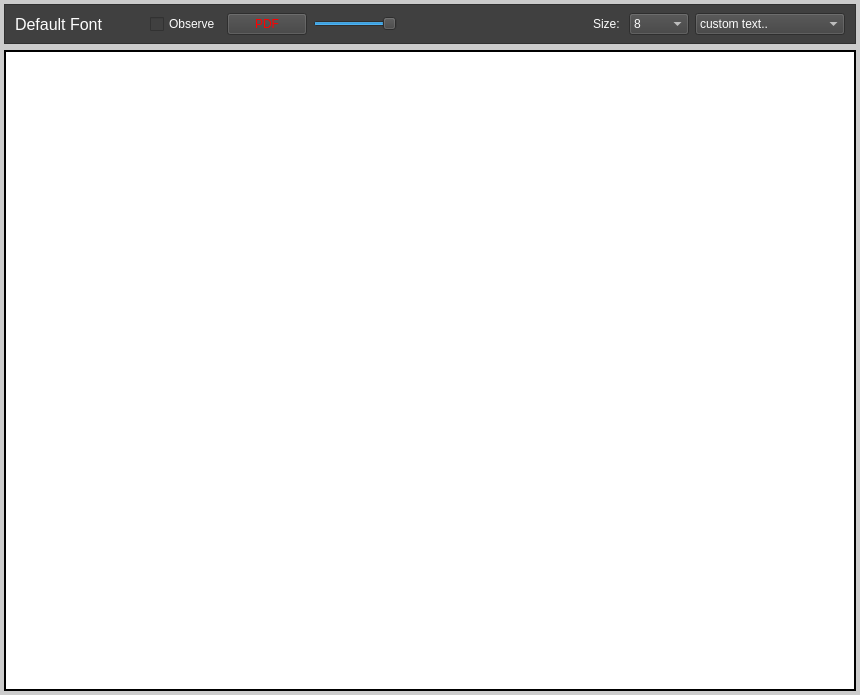
<?xml version="1.0" encoding="UTF-8"?>
<ui version="4.0">
 <class>MainWindow</class>
 <widget class="QMainWindow" name="MainWindow">
  <property name="geometry">
   <rect>
    <x>0</x>
    <y>0</y>
    <width>860</width>
    <height>695</height>
   </rect>
  </property>
  <property name="font">
   <font/>
  </property>
  <property name="windowTitle">
   <string>Typo Viewer</string>
  </property>
  <property name="windowIcon">
   <iconset resource="../resources/icons_db.qrc">
    <normaloff>:/app.png</normaloff>:/app.png</iconset>
  </property>
  <property name="windowOpacity">
   <double>0.999999000000000</double>
  </property>
  <property name="layoutDirection">
   <enum>Qt::LeftToRight</enum>
  </property>
  <property name="styleSheet">
   <string notr="true">background-color:#cccccc;</string>
  </property>
  <widget class="QWidget" name="centralwidget">
   <layout class="QVBoxLayout" name="verticalLayout">
    <property name="leftMargin">
     <number>4</number>
    </property>
    <property name="topMargin">
     <number>4</number>
    </property>
    <property name="rightMargin">
     <number>4</number>
    </property>
    <property name="bottomMargin">
     <number>4</number>
    </property>
    <item>
     <widget class="QFrame" name="frame">
      <property name="sizePolicy">
       <sizepolicy hsizetype="Preferred" vsizetype="Fixed">
        <horstretch>0</horstretch>
        <verstretch>0</verstretch>
       </sizepolicy>
      </property>
      <property name="minimumSize">
       <size>
        <width>0</width>
        <height>40</height>
       </size>
      </property>
      <property name="maximumSize">
       <size>
        <width>16777215</width>
        <height>40</height>
       </size>
      </property>
      <property name="baseSize">
       <size>
        <width>0</width>
        <height>0</height>
       </size>
      </property>
      <property name="styleSheet">
       <string notr="true">background-color:#404040;font:#fcfcfc;</string>
      </property>
      <property name="frameShape">
       <enum>QFrame::StyledPanel</enum>
      </property>
      <property name="frameShadow">
       <enum>QFrame::Raised</enum>
      </property>
      <layout class="QHBoxLayout" name="horizontalLayout_2">
       <property name="leftMargin">
        <number>10</number>
       </property>
       <property name="topMargin">
        <number>0</number>
       </property>
       <property name="rightMargin">
        <number>10</number>
       </property>
       <property name="bottomMargin">
        <number>0</number>
       </property>
       <item>
        <layout class="QHBoxLayout" name="horizontalLayout">
         <item>
          <widget class="QLabel" name="lblActiveFont">
           <property name="font">
            <font>
             <pointsize>12</pointsize>
            </font>
           </property>
           <property name="styleSheet">
            <string notr="true">color:#fcfcfc;</string>
           </property>
           <property name="text">
            <string>Default Font</string>
           </property>
          </widget>
         </item>
         <item>
          <spacer name="horizontalSpacer_2">
           <property name="orientation">
            <enum>Qt::Horizontal</enum>
           </property>
           <property name="sizeType">
            <enum>QSizePolicy::Fixed</enum>
           </property>
           <property name="sizeHint" stdset="0">
            <size>
             <width>40</width>
             <height>20</height>
            </size>
           </property>
          </spacer>
         </item>
         <item>
          <widget class="QCheckBox" name="chkObserve">
           <property name="styleSheet">
            <string notr="true">color:#fcfcfc;</string>
           </property>
           <property name="text">
            <string>Observe</string>
           </property>
          </widget>
         </item>
         <item>
          <widget class="QPushButton" name="btnPdbExport">
           <property name="styleSheet">
            <string notr="true">color:#ff0000;</string>
           </property>
           <property name="text">
            <string>PDF</string>
           </property>
          </widget>
         </item>
         <item>
          <widget class="QSlider" name="sldTrans">
           <property name="sizePolicy">
            <sizepolicy hsizetype="Maximum" vsizetype="Fixed">
             <horstretch>0</horstretch>
             <verstretch>0</verstretch>
            </sizepolicy>
           </property>
           <property name="minimum">
            <number>40</number>
           </property>
           <property name="maximum">
            <number>100</number>
           </property>
           <property name="singleStep">
            <number>1</number>
           </property>
           <property name="value">
            <number>100</number>
           </property>
           <property name="orientation">
            <enum>Qt::Horizontal</enum>
           </property>
          </widget>
         </item>
         <item>
          <spacer name="horizontalSpacer">
           <property name="orientation">
            <enum>Qt::Horizontal</enum>
           </property>
           <property name="sizeHint" stdset="0">
            <size>
             <width>40</width>
             <height>20</height>
            </size>
           </property>
          </spacer>
         </item>
         <item>
          <widget class="QLabel" name="lblFontSize">
           <property name="styleSheet">
            <string notr="true">color:#fcfcfc;</string>
           </property>
           <property name="text">
            <string>Size: </string>
           </property>
          </widget>
         </item>
         <item>
          <widget class="QComboBox" name="cmbFontSize">
           <property name="minimumSize">
            <size>
             <width>60</width>
             <height>0</height>
            </size>
           </property>
           <property name="styleSheet">
            <string notr="true">color:#fcfcfc;</string>
           </property>
           <item>
            <property name="text">
             <string>8</string>
            </property>
           </item>
           <item>
            <property name="text">
             <string>9</string>
            </property>
           </item>
           <item>
            <property name="text">
             <string>12</string>
            </property>
           </item>
           <item>
            <property name="text">
             <string>18</string>
            </property>
           </item>
           <item>
            <property name="text">
             <string>36</string>
            </property>
           </item>
           <item>
            <property name="text">
             <string>48</string>
            </property>
           </item>
           <item>
            <property name="text">
             <string>64</string>
            </property>
           </item>
           <item>
            <property name="text">
             <string>72</string>
            </property>
           </item>
           <item>
            <property name="text">
             <string>96</string>
            </property>
           </item>
           <item>
            <property name="text">
             <string>144</string>
            </property>
           </item>
           <item>
            <property name="text">
             <string>180</string>
            </property>
           </item>
           <item>
            <property name="text">
             <string>220</string>
            </property>
           </item>
           <item>
            <property name="text">
             <string>250</string>
            </property>
           </item>
          </widget>
         </item>
         <item>
          <widget class="QComboBox" name="cmbTextSamples">
           <property name="minimumSize">
            <size>
             <width>150</width>
             <height>0</height>
            </size>
           </property>
           <property name="styleSheet">
            <string notr="true">color:#fcfcfc;</string>
           </property>
           <item>
            <property name="text">
             <string>custom text..</string>
            </property>
           </item>
           <item>
            <property name="text">
             <string>arabic_1</string>
            </property>
           </item>
           <item>
            <property name="text">
             <string>arabic_2</string>
            </property>
           </item>
           <item>
            <property name="text">
             <string>kurdish</string>
            </property>
           </item>
           <item>
            <property name="text">
             <string>marks</string>
            </property>
           </item>
           <item>
            <property name="text">
             <string>persian_arabic</string>
            </property>
           </item>
           <item>
            <property name="text">
             <string>persian_arabic2</string>
            </property>
           </item>
           <item>
            <property name="text">
             <string>Quran</string>
            </property>
           </item>
          </widget>
         </item>
        </layout>
       </item>
      </layout>
     </widget>
    </item>
    <item>
     <widget class="QTextEdit" name="textEdit">
      <property name="font">
       <font>
        <underline>false</underline>
        <stylestrategy>PreferAntialias</stylestrategy>
        <kerning>false</kerning>
       </font>
      </property>
      <property name="acceptDrops">
       <bool>false</bool>
      </property>
      <property name="styleSheet">
       <string notr="true">background:#ffffff;</string>
      </property>
      <property name="locale">
       <locale language="Arabic" country="Iraq"/>
      </property>
      <property name="frameShape">
       <enum>QFrame::WinPanel</enum>
      </property>
      <property name="frameShadow">
       <enum>QFrame::Plain</enum>
      </property>
      <property name="autoFormatting">
       <set>QTextEdit::AutoAll</set>
      </property>
     </widget>
    </item>
   </layout>
  </widget>
  <action name="actionSettings">
   <property name="icon">
    <iconset resource="../resources/icons_db.qrc">
     <normaloff>:/icons/settings.png</normaloff>:/icons/settings.png</iconset>
   </property>
   <property name="text">
    <string>Settings</string>
   </property>
  </action>
  <action name="actionTo_PDF">
   <property name="text">
    <string>To PDF</string>
   </property>
   <property name="toolTip">
    <string>Export as PDF Document</string>
   </property>
  </action>
 </widget>
 <resources>
  <include location="../resources/icons_db.qrc"/>
  <include location="../resources/samples.qrc"/>
 </resources>
 <connections/>
</ui>
